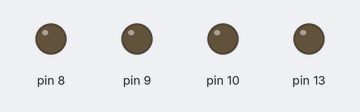
This sketch was run on a simulated Arduino Uno, built with avr-gcc and run on an emulated ATmega328P. Parts: output pins drawn as LEDs (lit = HIGH). Pins used as bus, display or sensor lines are not drawn.

Above: at 0.2 s.
At 7.0 s:
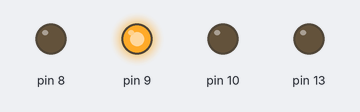
At 10.4 s:
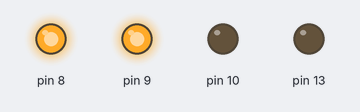
At 13.8 s:
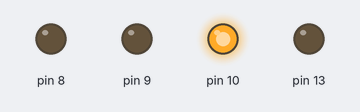
At 24.0 s:
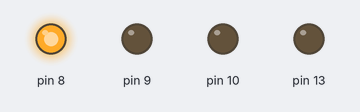
At 37.6 s:
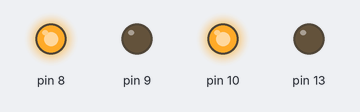
Timing chart, 0 to 39.1 s (numbered marks = the images above):
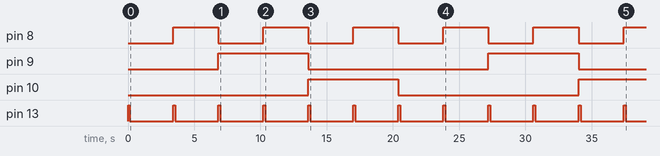

The sketch:

first_working.ino
```cpp
#define DATAPIN 11
#define CLOCKPIN 12
#define LED_CNT 6
#define CLOCK_DEL 50
#define CLOCK_POS 0
#define CLOCK_NEG 1
#define PULSE_CNT 29

void setup() {
  // put your setup code here, to run once:
  DDRB |= B00111111;
  PORTB = B000;
  digitalWrite(DATAPIN, 0);
  digitalWrite(CLOCKPIN, 1);
}

int a = 0;

void loop() {
  // put your main code here, to run repeatedly:
  a++;
  for(int i = 0; i < LED_CNT; i++){
    PORTB = i & B00000111;
    digitalWrite(13, 1);
    delay(150);
    digitalWrite(13, 0);
    delay(150);

    digitalWrite(CLOCKPIN, CLOCK_POS);
    delay(CLOCK_DEL);
    digitalWrite(DATAPIN, 1);
    digitalWrite(CLOCKPIN, CLOCK_NEG);
    delay(CLOCK_DEL);

    if(++a & 0x01){
      for(int j = 0; j <= PULSE_CNT; j++){
          digitalWrite(CLOCKPIN, CLOCK_POS);
          digitalWrite(DATAPIN, (j & 0x01));
          delay(CLOCK_DEL);
          digitalWrite(CLOCKPIN, CLOCK_NEG);
          delay(CLOCK_DEL);
        }
    } else {
      for(int j = 0; j <= PULSE_CNT; j++){
          digitalWrite(CLOCKPIN, CLOCK_POS);
          digitalWrite(DATAPIN, !(j & 0x01));
          delay(CLOCK_DEL);
          digitalWrite(CLOCKPIN, CLOCK_NEG);
          delay(CLOCK_DEL);
        }
    }

  }
}
```

Measured:
- by itself, pin 8: alternates HIGH for 3.4 s and LOW for 3.4 s
- by itself, pin 9: alternates HIGH for 6.8 s and LOW for 13.6 s
- by itself, pin 10: LOW → HIGH at 13.6 s, → LOW 6.8 s later, → HIGH 13.6 s later
- by itself, pin 13: alternates HIGH for 0.15 s and LOW for 3.3 s
